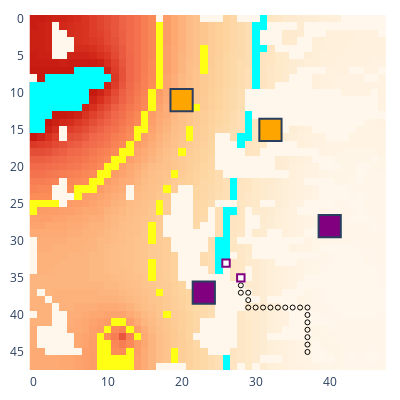

Write notebook code for a chart like this one.
### Code cell
actions = {
    "player_0": {
        unit.unit_id: path_to_actions(unit, path),
    },
    "player_1": {},
}

obs, rews, dones, infos = env.step(actions)
fig = show_env(env)
fig

### Figure 1 — Plotly figure (JSON) as saved in the notebook; plotly's stock layout.template omitted (floating-point values rounded to 4 significant figures; data arrays with more than 128 entries replaced by an {"elided": "..."} marker saying what was removed)
{"data": [{"colorscale": [[0, "rgb(255,247,236)"], [0.125, "rgb(254,232,200)"], [0.25, "rgb(253,212,158)"], [0.375, "rgb(253,187,132)"], [0.5, "rgb(252,141,89)"], [0.625, "rgb(239,101,72)"], [0.75, "rgb(215,48,31)"], [0.875, "rgb(179,0,0)"], [1, "rgb(127,0,0)"]], "name": "Rubble", "showscale": false, "type": "heatmap", "z": {"elided": "48x48 int values"}}, {"colorscale": [[0, "#00ffff"], [1, "#00ffff"]], "hoverinfo": "skip", "showscale": false, "type": "heatmap", "z": {"elided": "48x48 int values"}}, {"colorscale": [[0, "#ffff14"], [1, "#ffff14"]], "hoverinfo": "skip", "showscale": false, "type": "heatmap", "z": {"elided": "48x48 int values"}}, {"colorscale": [[0, "#15b01a"], [1, "#15b01a"]], "hoverinfo": "skip", "showscale": false, "type": "heatmap", "z": {"elided": "48x48 null values"}}, {"customdata": [["unit_4", "player_0", "HEAVY", [28, 35], 560, 60, 0, 0, 0]], "hovertemplate": "%{customdata[0]} %{customdata[1]}<br>Type: %{customdata[2]}<br>Pos: %{customdata[3]}<br>Power: %{customdata[4]}<br>Ice: %{customdata[5]}<br>Ore: %{customdata[6]}<br>Water: %{customdata[7]}<br>Metal: %{customdata[8]}<br><extra></extra>", "name": "unit_4", "showscale": false, "type": "heatmap", "x": [28], "y": [35], "z": [4]}, {"hoverinfo": "skip", "marker": {"color": "black", "size": 5, "symbol": "circle-open"}, "mode": "markers", "type": "scatter", "x": [28, 28, 29, 29, 29, 30, 31, 32, 33, 34, 35, 36, 37, 37, 37, 37, 37, 37, 37], "y": [36, 37, 37, 38, 39, 39, 39, 39, 39, 39, 39, 39, 39, 40, 41, 42, 43, 44, 45]}, {"customdata": [["unit_5", "player_0", "HEAVY", [26, 33], 87, 100, 0, 0, 0]], "hovertemplate": "%{customdata[0]} %{customdata[1]}<br>Type: %{customdata[2]}<br>Pos: %{customdata[3]}<br>Power: %{customdata[4]}<br>Ice: %{customdata[5]}<br>Ore: %{customdata[6]}<br>Water: %{customdata[7]}<br>Metal: %{customdata[8]}<br><extra></extra>", "name": "unit_5", "showscale": false, "type": "heatmap", "x": [26], "y": [33], "z": [5]}], "layout": {"coloraxis": {"showscale": false}, "height": 400, "margin": {"b": 10, "l": 10, "r": 10, "t": 10}, "plot_bgcolor": "rgba(0, 0, 0, 0)", "shapes": [{"fillcolor": "purple", "type": "rect", "x0": 21.5, "x1": 24.5, "y0": 35.5, "y1": 38.5}, {"fillcolor": "purple", "type": "rect", "x0": 38.5, "x1": 41.5, "y0": 26.5, "y1": 29.5}, {"fillcolor": "orange", "type": "rect", "x0": 18.5, "x1": 21.5, "y0": 9.5, "y1": 12.5}, {"fillcolor": "orange", "type": "rect", "x0": 30.5, "x1": 33.5, "y0": 13.5, "y1": 16.5}, {"fillcolor": "white", "line": {"color": "purple"}, "type": "rect", "x0": 27.5, "x1": 28.5, "y0": 34.5, "y1": 35.5}, {"fillcolor": "white", "line": {"color": "purple"}, "type": "rect", "x0": 25.5, "x1": 26.5, "y0": 32.5, "y1": 33.5}], "width": 400, "xaxis": {"autorange": true, "domain": [0, 1], "range": [-0.9367, 47.94], "type": "linear"}, "yaxis": {"autorange": true, "domain": [0, 1], "range": [47.84, -0.5], "scaleanchor": "x", "type": "linear"}}}
